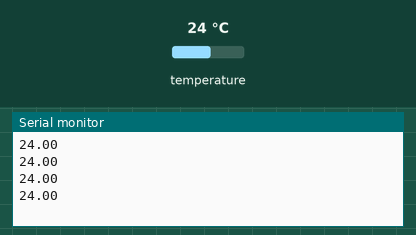
This sketch was run on a simulated Arduino Uno, built with avr-gcc and run on an emulated ATmega328P. Parts: the last lines printed to the serial monitor. The test bench sets the inputs (shaded band); at power-on: temperature 24 °C.

Above: at 1.9 s.
2.0 s: temperature set to 12 °C
At 3.2 s:
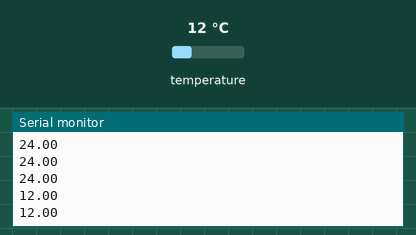
3.5 s: temperature set to 19 °C
At 3.5 s:
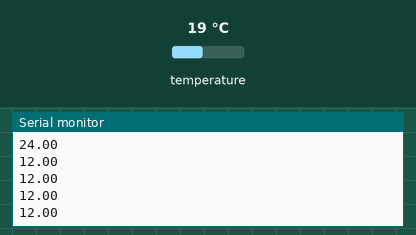
Timing chart, 0 to 6.5 s (numbered marks = the images above; inputs shaded):
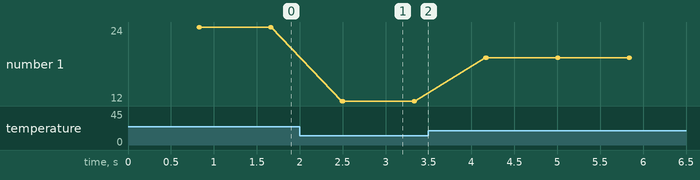

The sketch:

PS2.ino
```cpp
#include <OneWire.h>

#define LED_PIN 12

// DS18S20 Temperature chip i/o
OneWire ds(13);  // on pin 13

double dutyCycle = 0.0; // Duty cycle in percentage
float current_temp = 0.0;

void setup() {

  Serial.begin(9600);
}

void loop() {
  read_temp();
  Serial.print(current_temp);
  Serial.print("\n");

  if (Serial.available() > 0) {
    // read the incoming byte:
    char incomingByte = Serial.read();

    if (incomingByte == 'a') {
      digitalWrite(LED_PIN, HIGH);
    } else if (incomingByte == 's') {
      digitalWrite(LED_PIN, LOW);
    }

  }

}
```

Temp_Read.ino
```cpp
void read_temp(void) {
  int HighByte, LowByte, TReading, SignBit, Tc_100, Whole, Fract;

  byte i;
  byte present = 0;
  byte data[12];
  byte addr[8];

  if ( !ds.search(addr)) {
    //Serial.print("No more addresses.\n");
    ds.reset_search();

     return;
 }

  //Serial.print("R=");
  for( i = 0; i < 8; i++) {
    //Serial.print(addr[i], HEX);
   // Serial.print(" ");
  }

  if ( OneWire::crc8( addr, 7) != addr[7]) {
      Serial.print("CRC is not valid!\n");
      return 0.0;
  }

  ds.reset();
  ds.select(addr);
  ds.write(0x44,1);         // start conversion, with parasite power on at the end

  delay(800);

  present = ds.reset();
  ds.select(addr);
  ds.write(0xBE);         // Read Scratchpad


  for ( i = 0; i < 9; i++) {        // we need 9 bytes
    data[i] = ds.read();
  }

  //Conversion of raw data to C
  LowByte = data[0];
  HighByte = data[1];
  TReading = (HighByte << 8) + LowByte;
  SignBit = TReading & 0x8000;  // test most sig bit
  if (SignBit) // negative
  {
    TReading = (TReading ^ 0xffff) + 1; // 2's comp
  }
  Tc_100 = (6 * TReading) + TReading / 4;    // multiply by (100 * 0.0625) or 6.25

  Whole = Tc_100 / 100;  // separate off the whole and fractional portions
  Fract = Tc_100 % 100;
  current_temp = (float)(Whole + (float)Fract / 100);
}
```

Measured:
- after the input at 2.0 s, the serial monitor: prints a new line after 0.49 s (image 1)
- plotted number 1: 24 → 12 after the input at 2.0 s, 12 → 19 after the input at 3.5 s
